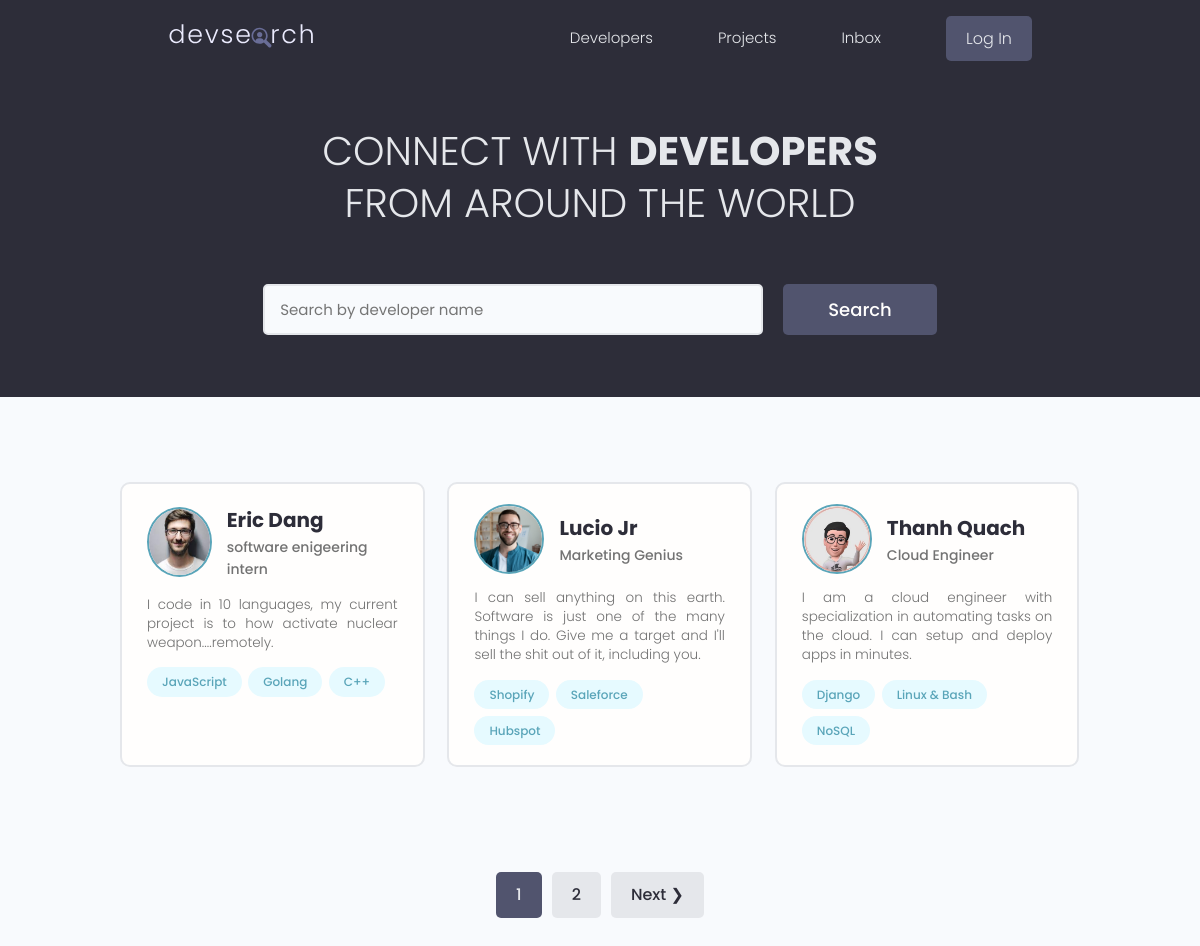
The page / on the database its author committed.
### users/models.py (models this page shows, shortened)
class Profile(models.Model):
    user = models.OneToOneField(User, on_delete=models.CASCADE, null=True, blank=True)
    name = models.CharField(max_length=200, blank=True, null=True)
    username = models.CharField(max_length=200, blank=True, null=True)
    email = models.EmailField(max_length=500, blank=True, null=True)
    short_intro = models.CharField(max_length=200, blank=True, null=True)
    bio = models.TextField(blank=True, null=True)
    location = models.CharField(max_length=200, blank=True, null=True)
    skills = models.ManyToManyField('Skill', blank=True)
    profile_image = models.ImageField(null=True, blank=True, upload_to='profiles/', default="profiles/user-default.png")
    social_github = models.CharField(max_length=200, blank=True, null=True)
    social_twitter = models.CharField(max_length=200, blank=True, null=True)
    social_linkedin = models.CharField(max_length=200, blank=True, null=True)
    social_youtube = models.CharField(max_length=200, blank=True, null=True)
    social_website = models.CharField(max_length=200, blank=True, null=True)
    created = models.DateTimeField(auto_now_add=True)
    id = models.UUIDField(default=uuid.uuid4, unique=True, primary_key=True, editable=False)

class Skill(models.Model):
    name = models.CharField(max_length=200, blank=True, null=True)
    id = models.UUIDField(default=uuid.uuid4, unique=True, primary_key=True, editable=False)
    def __str__(self):
        return str(self.name)

### users/views.py (the view)
# urls.py: path('', views.profiles, name='profiles'),
def profiles(request):
    profiles, search_query = search_profiles(request)
    custom_range, profiles = paginate_profiles(request, profiles, 3)
    context = {'profiles': profiles, 'search_query': search_query, 'custom_range': custom_range}
    return render(request, 'users/profiles.html', context)

### users/utils.py (called while the page is built)
def search_profiles(request):
    search_query = ''
    if request.GET.get('search_query'):
        search_query = request.GET.get('search_query')
    skills = Skill.objects.filter(Q(name__icontains=search_query))
    profiles = Profile.objects.distinct().filter(Q(name__icontains=search_query) |
    Q(short_intro__icontains=search_query) |
    Q(skills__in=skills))
    return profiles, search_query

def paginate_profiles(request, profiles, results):
    page = request.GET.get('page')
    paginator = Paginator(profiles, results)
    try:
        profiles = paginator.page(page)
    except PageNotAnInteger:
        page = 1
        profiles = paginator.page(page)
    except EmptyPage:
        page = paginator.num_pages
        profiles = paginator.page(page)
    left_index = (int(page) - 2)
    if left_index < 1:
        left_index = 1
    right_index = (int(page) + 2)
    if right_index > paginator.num_pages:
        right_index = paginator.num_pages + 1
    custom_range = range(left_index, right_index)
    return custom_range, profiles

### users/templates/users/profiles.html (shortened to what this page needs)
<!DOCTYPE html>
<html lang="en">
<head>
</head>
<body>
    {% extends 'main.html' %}
    {% block content %}
    <main class="home">
        <section class="hero-section text-center">
            <div class="container container--narrow">
                <div class="hero-section__box">
                    <h2>CONNECT WITH <span>DEVELOPERS</span></h2>
                    <h2>FROM AROUND THE WORLD</h2>
                </div>
                <div class="hero-section__search">
                    <form class="form" action="{% url 'profiles' %}" method="get">
                        <div class="form__field">
                            <input class="input input--text" id="formInput#search" type="text" name="search_query" value="{{ search_query }}"
                                placeholder="Search by developer name" />
                        </div>
                        <input class="btn btn--sub btn--lg" type="submit" value="Search" />
                    </form>
                </div>
            </div>
        </section>
        <section class="devlist">
            <div class="container">
                <div class="grid grid--three">
                    {% for profile in profiles %}
                    <div class="column card">
                        <div class="dev">
                            <a href="{% url 'user-profile' profile.id %}" class="card__body">
                                <div class="dev__profile">
                                    <img class="avatar avatar--md" src="{{ profile.profile_image.url }}" alt="image" />
                                    <div class="dev__meta">
                                        <h3>{{ profile.name }}</h3>
                                        <h5>{{ profile.short_intro }}</h5>
                                    </div>
                                </div>
                                <p class="dev__info">{{ profile.bio }}</p>
                                <div class="dev__skills">
                                    {% for skill in profile.skills.all|slice:"3" %}
                                    <span class="tag tag--pill tag--main">
                                        <small>{{ skill }}</small>
                                    </span>
                                    {% endfor %}
                                </div>
                            </a>
                        </div>
                    </div>
                    {% endfor %}
                </div>
            </div>
        </section>
    </main>
    {% include 'pagination.html' with queryset=profiles custom_range=custom_range %}
    {% endblock content %}

### static/styles/app.css (style rules this page uses)
:root { --color-sub: #2d2d39; }
.btn--sub { background-color: var(--color-sub-light); }
.card { border: 2px solid var(--color-light); }
img { width: 100%; }
.hero-section { height: 40vh; display: flex; align-items: center; background-color: var(--color-sub); }
.hero-section__box { margin-bottom: 4rem; }
.hero-section__box > h2, .hero-section__box > h2 > span { font-size: 4rem; color: var(--color-light); line-height: 1.3; text-transform: uppercase; }
.hero-section__box > h2 { font-weight: 300; }
.hero-section__box > h2 > span { font-weight: 700; }
.hero-section__search > .form { display: flex; align-items: center; justify-content: center; gap: 2rem; }
.hero-section__search > .form input.input--text { width: 50rem; }
.devlist { margin-top: 8rem; }
.devlist .grid { align-items: stretch; }
.devlist .dev .dev__profile { display: flex; align-items: center; gap: 1.5rem; }
.devlist .dev .dev__meta h3 { color: var(--color-sub); font-size: 2rem; font-weight: 700; }
.devlist .dev .dev__meta h5 { color: var(--color-text); font-size: 1.4rem; font-weight: 500; }
.devlist .dev .dev__info { margin: 1.5rem 0; font-size: 1.35rem; line-height: 1.4; text-align: justify; }

### static/uikit/styles/modules/_variables.css (style rules this page uses)
:root { --color-main: #5aa5b9; --color-main-light: #e6faff; --color-sub: #3f4156; --color-sub-light: #51546e; --color-sub-lighter: #ededfd; --color-text: #737373; --color-gray: #8b8b8b; --color-light: #e5e7eb; --color-light-gray: #767676; --color-bg: #f8fafd; --color-white: #fffefd; --color-white-light: #f3f3f3; --color-success: #359e64; --color-success-bg: #def8e8; --color-error: #fc4b0b; --color-error-bg: #fff2ee; --font-base: 'Poppins', arial, helvetica, 'Segoe UI', roboto, ubuntu, sans-serif; --font-monospace: 'Fira Code', 'Courier New', courier, monospace; --font-regular: 300; --font-medium: 500; --font-bold: 700; --generic-shadow: 1px 1px 5px #00000010; --generic-transition: all 0.3s ease-in-out; }

### static/uikit/styles/modules/_base.css (style rules this page uses)
* { margin: 0; padding: 0; box-sizing: border-box; text-rendering: optimizeLegibility; color: inherit; font-size: inherit; }
html { font-size: 50%; }
@media only screen and (min-width: 480px) { html { font-size: 56.25%; } }
@media only screen and (min-width: 1200px) { html { font-size: 62.5%; } }
body { line-height: 1.6; font-weight: 400; font-size: 1.5rem; color: var(--color-text); background-color: var(--color-bg); min-height: 100vh; }

### static/uikit/styles/modules/_typography.css (style rules this page uses)
* { font-family: var(--font-base); }
h2 { font-size: 3.6rem; font-weight: var(--font-bold); }
h3 { font-size: 3.2rem; font-weight: var(--font-medium); }
h5 { font-size: 2.4rem; font-weight: var(--font-medium); }
h5, h6 { font-weight: var(--font-regular); }
p, span, strong { font-size: 1.6rem; color: var(--color-text); font-weight: var(--font-regular); }
a { padding-bottom: 2px; text-decoration: none; display: inline-block; color: var(--color-main); font-weight: var(--font-medium); }

### static/uikit/styles/modules/_utilities.css (style rules this page uses)
.container { width: 92%; max-width: 165rem; margin: 0 auto; box-sizing: border-box; }
.container--narrow { width: 92%; max-width: 120rem; }
@media screen and (min-width: 1000px) { .container { width: 90%; } }
@media screen and (min-width: 1000px) { .container--narrow { width: 85%; } }
@media screen and (min-width: 1200px) { .container { width: 80%; } }
@media screen and (min-width: 1200px) { .container--narrow { width: 72%; } }
.text-center { text-align: center; }

### static/uikit/styles/modules/_avatar.css (style rules this page uses)
.avatar { border-radius: 50%; border: 2px solid var(--color-main); object-fit: cover; }
.avatar--md { height: 7rem; width: 7rem; }

### static/uikit/styles/modules/_button.css (style rules this page uses)
.btn { display: inline-block; position: relative; cursor: pointer; background-color: var(--color-light); font-weight: var(--font-medium); color: var(--color-sub); text-decoration: none; padding: 1rem 2rem; border-radius: 0.5rem; border: none; width: -webkit-fit-content; width: -moz-fit-content; width: fit-content; height: -webkit-fit-content; height: -moz-fit-content; height: fit-content; font-size: 1.6rem; outline-width: 0; outline-color: transparent; -webkit-backface-visibility: hidden; backface-visibility: hidden; transition: all 0.3s ease-in-out; }
.btn--sub { background-color: var(--color-sub); color: var(--color-white); }
.btn--lg { font-size: 1.8rem; padding: 1.2rem 4.5rem; }

### static/uikit/styles/modules/_card.css (style rules this page uses)
.card { border-radius: 1rem; background-color: var(--color-white); border: 1.5px solid var(--color-light); width: auto; height: auto; margin-top: 0.5rem; margin-bottom: 0.5rem; overflow: hidden; }
.card__body, .card__header { padding: 2rem 2.5rem; }

### rows shown on the page
Profile: profile_image (picture), name "Eric Dang", short_intro "software enigeering intern", bio "I code in 10 languages, my current project is to how activate nuclear weapon....remotely."
Skill: name "JavaScript"
Skill: name "Golang"
Skill: name "C++"
Profile: profile_image (picture), name "Lucio Jr", short_intro "Marketing Genius", bio "I can sell anything on this earth. Software is just one of the many things I do. Give me a target and I'll sell the shit out of it, including you."
Skill: name "Shopify"
Skill: name "Saleforce"
Skill: name "Hubspot"
Profile: profile_image (picture), name "Thanh Quach", short_intro "Cloud Engineer", bio "I am a cloud engineer with specialization in automating tasks on the cloud. I can setup and deploy apps in minutes."
Skill: name "Django"
Skill: name "Linux & Bash"
Skill: name "NoSQL"

### other values the page prints
{{ page }} "1"
{{ page }} "2"
